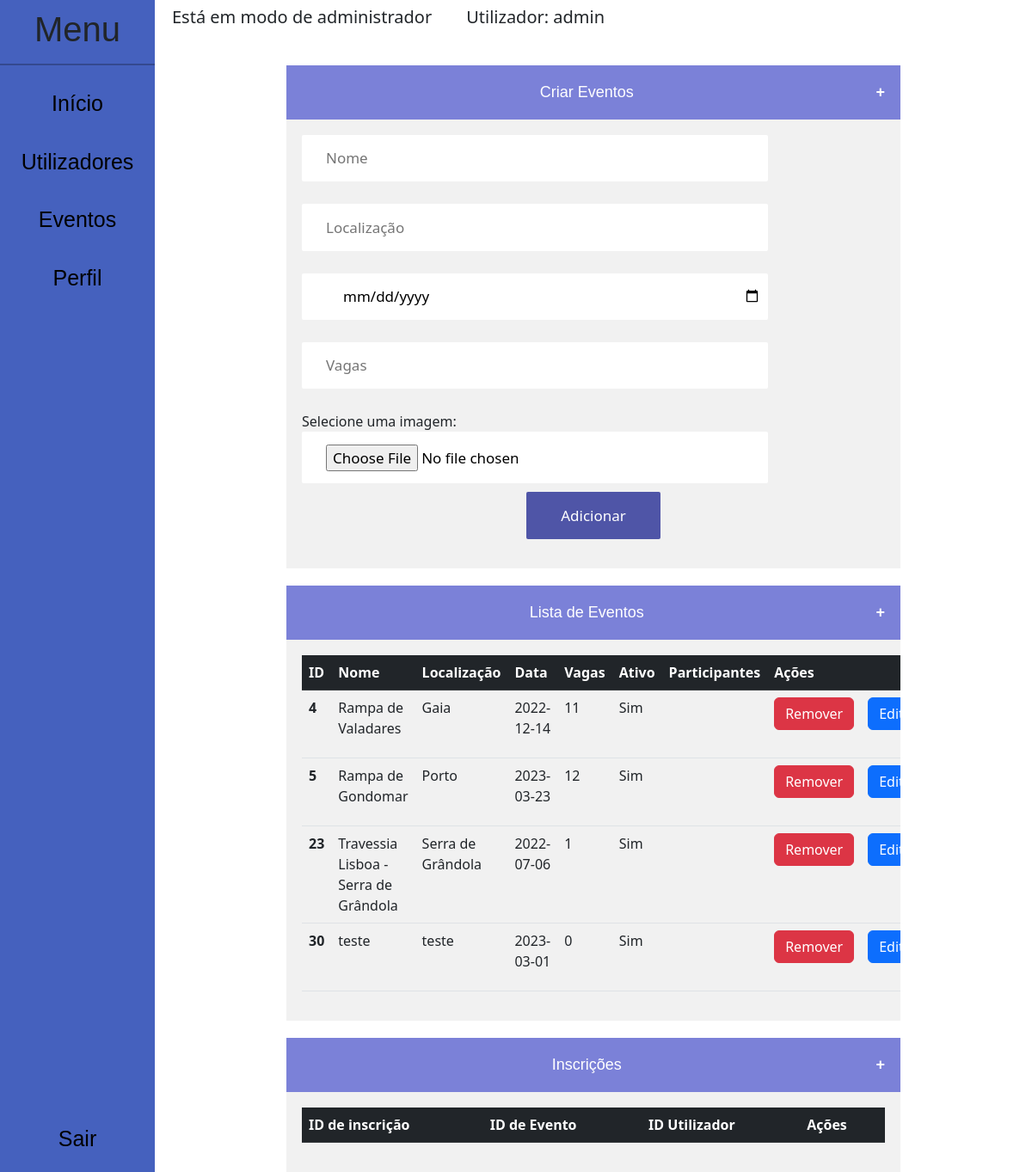
Screenshot of /eventos.php (signed in) with the database file from the repository.
### tables this page shows
CREATE TABLE `eventos` (
  `id` int NOT NULL,
  `nome` varchar(50) NOT NULL,
  `local` varchar(100) NOT NULL,
  `data` date NOT NULL,
  `vagas` int NOT NULL,
  `ativo` int NOT NULL DEFAULT '1',
  `imagem` varchar(250) NOT NULL,
  `last_update` timestamp NOT NULL DEFAULT CURRENT_TIMESTAMP ON UPDATE CURRENT_TIMESTAMP
);

### eventos.php (the view, shortened to what this page needs)
<!DOCTYPE html>
<html lang="en">
<head>
  <link rel="stylesheet" href="css/eventos.css">
  <link rel="stylesheet" href="css/bootstrap.min.css">
</head>
<body>
  <div class="sidebar">
     <h1>Menu</h1>
     <hr>
     <?php
      if ($_SESSION['usertype'] == 1) {
         echo '<a href="centro.php">Início</a>';
         echo '<a href="utilizadores.php">Utilizadores</a>';
         echo '<a href="eventos.php">Eventos</a>';
         echo '<div class="perfil"><a href="perfil.php">Perfil</a></div>';
         echo '<div class="exit"><a href="includes/logout.php">Sair</a></div>';
      } else {
        echo '<a href="centro.php">Início</a>';
        echo '<div class="perfil"><a href="perfil.php">Perfil</a></div>';
         echo '<a class="exit" href="includes/logout.php">Sair</a>';
      }
      ?>
  </div>
  <div class="topbar">
         <p>Está em modo de
            <?php
            if ($_SESSION['usertype'] == 1) {
               echo 'administrador';
            } else {
               echo 'acesso normal';
            }
            ?>
         </p>
         <p>Utilizador: <?php echo $_SESSION['session_name']?></p>
   </div>
  <div class="main">
    <button type="button" class="collapsible">Criar Eventos</button>
    <div class="content">
      <form class="criar_utilizador" action="includes/add_eventos.php" method="POST" enctype="multipart/form-data">
        <div class="caixa_registo">
          <input type="text" name="nome" placeholder="Nome" required />
        </div>
        <div class="caixa_registo">
          <input type="text" name="local" placeholder="Localização" required />
        </div>
        <div class="caixa_registo">
          <input type="date" name="data" placeholder="Data" required />
        </div>
        <div class="caixa_registo">
          <input type="number" name="vagas" placeholder="Vagas" required />
        </div>
        Selecione uma imagem:
        <input type="file" name="image" accept=".jpeg,.jpg,.png" />
        <div class="caixa_registo">
          <button class="btn_registo" name="btn_registo" type="submit">Adicionar</button>
        </div>
      </form>
    </div>
    <button type="button" class="collapsible">Lista de Eventos</button>
    <div class="content">
      <?php
      $conn = mysqli_connect('localhost', 'username', 'password') or die("Erro na ligação");
      mysqli_select_db($conn, 'dcweventos') or die("Erro na selecção");
      $consulta = "SELECT * FROM eventos";
      $resultado = mysqli_query($conn, $consulta) or die("Erro na consulta");
      $nregistos = mysqli_num_rows($resultado);
      ?>
      <table class="table">
        <thead class="table-dark">
          <tr>
            <th>ID</td>
            <th>Nome</td>
            <th>Localização</td>
            <th>Data</td>
            <th>Vagas</td>
            <th>Ativo</td>
            <th>Participantes</td>
            <th colspan="3">Ações</td>
          </tr>
        </thead>
        <?php
        for ($i = 0; $i < $nregistos; $i++) {
          $registo = mysqli_fetch_assoc($resultado);
          echo '<tbody>';
          echo '<tr>';
          echo '<th>' . $registo['id'] . '</td>';
          echo '<td>' . $registo['nome'] . '</td>';
          echo '<td>' . $registo['local'] . '</td>';
          echo '<td>' . $registo['data'] . '</td>';
          echo '<td>' . $registo['vagas'] . '</td>';
          if ($registo['ativo'] === '1') {
            echo '<td>Sim</td>';
          } else {
            echo '<td>Não</td>';
          }
          echo '<th></td>';
          echo "<td><a href='includes/remover_evento.php?id=" . $registo['id'] . "'><button type='button'class='btn btn-danger editbtn'> Remover </button></a></td>";
          echo "<td><a href='includes/editar_evento.php?id=" . $registo['id'] . "'><button type='button'class='btn btn-primary editbtn'> Editar </button></a></td>";
          echo '</tr>';
          echo '</tbody>';
        }
        ?>
      </table>
    </div>
  <button type="button" class="collapsible">Inscrições</button>
    <div class="content">
      <table class="table">
        <thead class="table-dark">
          <tr>
            <th>ID de inscrição</td>
            <th>ID de Evento</td>
            <th>ID Utilizador</td>
            <th colspan="3">Ações</td>
          </tr>
        </thead>
      </table>
    </div>
  </div>
</body>
</html>

### css/eventos.css (style rules this page uses)
.sidebar { height: 100%; width: 15%; position: fixed; z-index: 1; top: 0; left: 0; overflow-x: hidden; padding-top: 10px; background-color: #4561be; text-align: center; }
.sidebar h1 { font-family: Arial, Helvetica, sans-serif; }
.sidebar hr { border: 1px solid black; }
.sidebar a { font-family: Arial, Helvetica, sans-serif; padding: 10px 0px 20px 0px; text-decoration: none; font-size: 25px; color: #000000; display: block; }
.sidebar .exit { bottom: 0; position: absolute; display: block; width: 100%; }
.main { height: 100vh; margin-left: 15%; padding: 0px 0px 0px 0px; }
.collapsible { font-family: Arial, Helvetica, sans-serif; margin-left: 15%; background-color: rgb(123, 129, 216); color: rgb(255, 255, 255); cursor: pointer; margin-top: 20px; padding: 18px; width: 70%; border: none; text-align: center; outline: none; font-size: 18px; }
.collapsible:after { content: "\002B"; color: white; font-weight: bold; float: right; margin-left: 5px; }
.topbar { top: 0; height: 5%; margin-left: 15%; display: flex; }
.topbar p { font-size: 20px; padding: 5px 20px 5px 20px; }
.content { margin-left: 15%; width: 70%; padding: 18px; display: block; overflow: hidden; background-color: #f1f1f1; }
form .caixa_registo { display: -webkit-box; display: -ms-flexbox; display: flex; -webkit-box-pack: justify; -ms-flex-pack: justify; justify-content: space-between; -webkit-box-align: center; -ms-flex-align: center; align-items: center; margin-bottom: 1rem; position: relative; }
form input { font-family: inherit; width: 80%; outline: none; background-color: #fff; border-radius: 2px; border: none; display: block; padding: 0.9rem 0.5rem; font-size: 17px; color: black; text-indent: 20px; margin-bottom: 10px; }
form .btn_registo { outline: none; border: none; cursor: pointer; display: inline-block; margin: 0 auto; padding: 0.9rem 2.5rem; text-align: center; background-color: rgb(79, 85, 167); color: #fff; border-radius: 2px; font-size: 17px; }

### rows the page displays
eventos: id "4", nome "Rampa de Valadares", local "Gaia", data "2022-12-14", vagas "11", ativo "Sim"
eventos: id "5", nome "Rampa de Gondomar", local "Porto", data "2023-03-23", vagas "12", ativo "Sim"
eventos: id "23", nome "Travessia Lisboa - Serra de Grândola", local "Serra de Grândola", data "2022-07-06", vagas "1", ativo "Sim"
eventos: id "30", nome "teste", local "teste", data "2023-03-01", vagas "0", ativo "Sim"

### other values shown
$_SESSION['session_name'] "admin"
